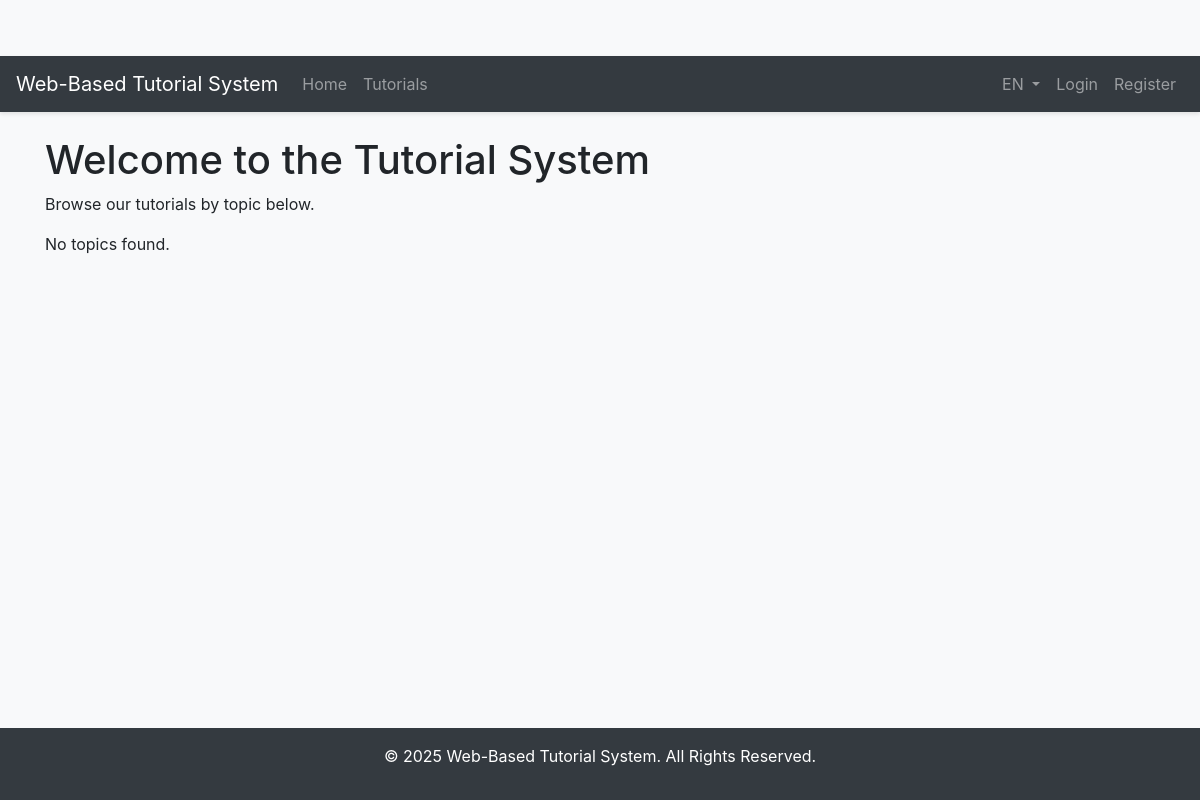
Before: / with the older database file.
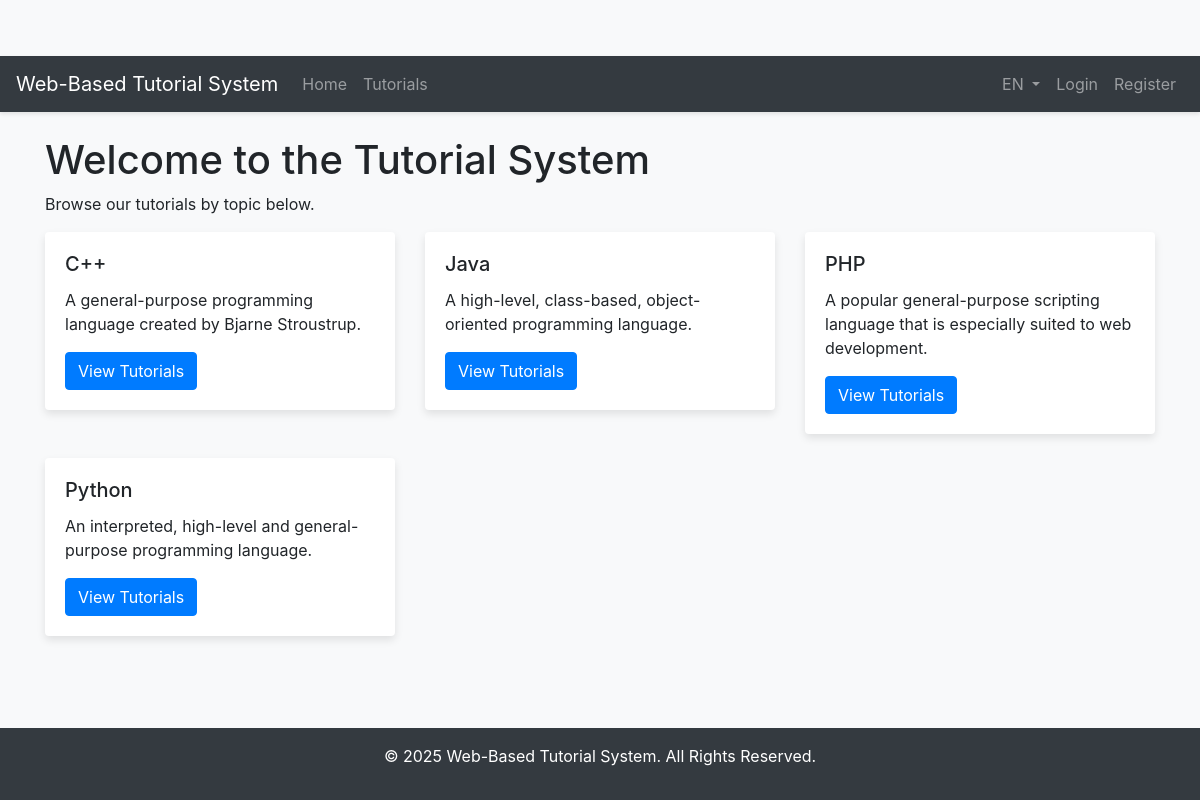
After: the same page with the newer database file.
### tables this page shows
CREATE TABLE `topic_translations` (
  `id` int(11) NOT NULL,
  `topic_id` int(11) NOT NULL,
  `language` varchar(5) NOT NULL,
  `name` varchar(255) NOT NULL,
  `description` text DEFAULT NULL
);

### includes/language.php (called while the page is built, shortened)
<?php
$default_lang = 'en';
$lang_to_use = $default_lang;
function trans($key) {
    global $lang;
    if (isset($lang[$key])) {
        return $lang[$key];
    } else {
        return $key;
    }
}
?>

### index.php (the view)
<?php
require_once 'includes/db.php';
include 'includes/header.php';
$stmt = $conn->prepare("SELECT t.id, tt.name, tt.description FROM topics t JOIN topic_translations tt ON t.id = tt.topic_id WHERE tt.language = ? ORDER BY tt.name ASC");
$stmt->bind_param("s", $lang_to_use);
$stmt->execute();
$result = $stmt->get_result();
?>
<div class="row">
    <div class="col-md-12">
        <h1><?php echo trans('welcome_message'); ?></h1>
        <p><?php echo trans('browse_tutorials_message'); ?></p>
    </div>
</div>
<div class="row">
    <?php if ($result->num_rows > 0): ?>
        <?php while ($row = $result->fetch_assoc()): ?>
            <div class="col-md-4 mb-4">
                <div class="card">
                    <div class="card-body">
                        <h5 class="card-title"><?php echo htmlspecialchars($row['name']); ?></h5>
                        <p class="card-text"><?php echo htmlspecialchars($row['description']); ?></p>
                        <a href="tutorials/topic.php?id=<?php echo $row['id']; ?>" class="btn btn-primary"><?php echo trans('view_tutorials_btn'); ?></a>
                    </div>
                </div>
            </div>
        <?php endwhile; ?>
    <?php else: ?>
        <div class="col-md-12">
            <p><?php echo trans('no_topics_found'); ?></p>
        </div>
    <?php endif; ?>
</div>
<?php include 'includes/footer.php'; ?>

### includes/header.php (shortened to what this page needs)
<?php
require_once 'language.php';
?>
<!DOCTYPE html>
<html lang="<?php echo $lang_to_use; ?>">
<head>
    <link rel="stylesheet" href="https://stackpath.bootstrapcdn.com/bootstrap/4.5.2/css/bootstrap.min.css">
    <link rel="stylesheet" href="/assets/css/style.css">
</head>
<body>
<nav class="navbar navbar-expand-lg navbar-dark bg-dark">
    <a class="navbar-brand" href="/"><?php echo trans('app_title'); ?></a>
    <div class="collapse navbar-collapse" id="navbarNav">
        <ul class="navbar-nav">
            <li class="nav-item">
                <a class="nav-link" href="/"><?php echo trans('nav_home'); ?></a>
            </li>
            <li class="nav-item">
                <a class="nav-link" href="/tutorials"><?php echo trans('nav_tutorials'); ?></a>
            </li>
        </ul>
        <ul class="navbar-nav ml-auto">
            <li class="nav-item dropdown">
                <a class="nav-link dropdown-toggle" href="#" id="navbarDropdownLang" role="button" data-toggle="dropdown" aria-haspopup="true" aria-expanded="false">
                    <?php echo strtoupper($lang_to_use); ?>
                </a>
            </li>
            <?php if (isset($_SESSION['user_id'])): ?>
                <li class="nav-item">
                    <a class="nav-link" href="/user/dashboard.php"><?php echo trans('nav_dashboard'); ?></a>
                </li>
                <li class="nav-item">
                    <a class="nav-link" href="/user/logout.php"><?php echo trans('nav_logout'); ?></a>
                </li>
            <?php else: ?>
                <li class="nav-item">
                    <a class="nav-link" in_id="login" href="/user/login.php"><?php echo trans('nav_login'); ?></a>
                </li>
                <li class="nav-item">
                    <a class="nav-link" href="/user/register.php"><?php echo trans('nav_register'); ?></a>
                </li>
            <?php endif; ?>
        </ul>
    </div>
</nav>
<div class="container mt-4">

### includes/footer.php (shortened to what this page needs)
</div>
<footer class="footer bg-dark text-white text-center p-3 mt-4">
    <p>&copy; <?php echo date("Y"); ?> Web-Based Tutorial System. All Rights Reserved.</p>
</footer>
</body>
</html>

### assets/css/style.css (style rules this page uses)
body { background-color: #f8f9fa; padding-top: 56px; }
.navbar { box-shadow: 0 2px 4px rgba(0,0,0,.1); }
.card { border: none; box-shadow: 0 4px 8px rgba(0,0,0,.1); transition: transform .2s; }
.footer { padding: 20px 0; background-color: #343a40; color: #ffffff; text-align: center; position: absolute; bottom: 0; width: 100%; }
.container { padding-bottom: 80px; }

Changed rows visible on the page:
added topic_translations: name "C++", description "A general-purpose programming language created by Bjarne Stroustrup."
added topic_translations: name "Java", description "A high-level, class-based, object-oriented programming language."
added topic_translations: name "PHP", description "A popular general-purpose scripting language that is especially suited to web development."
added topic_translations: name "Python", description "An interpreted, high-level and general-purpose programming language."
Other visible differences:
trans('no_topics_found'): "No topics found." → (not shown)
